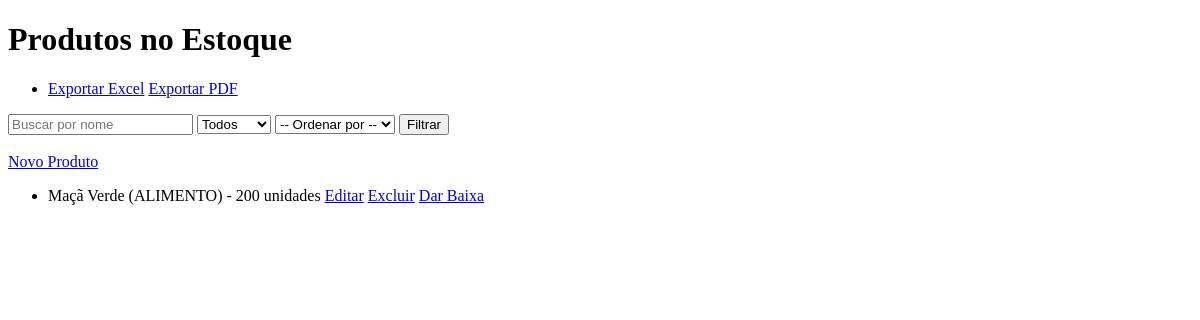
The app's page /produtos/, older data.
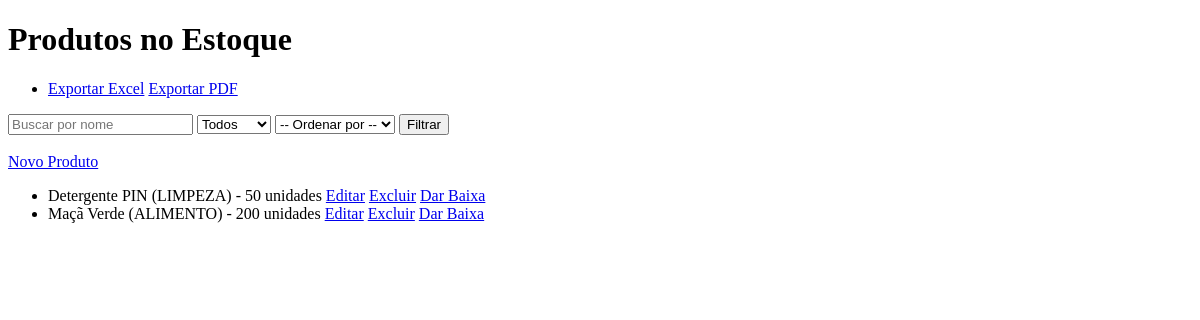
The same page, newer data.
### produtos/models.py (models this page shows, shortened)
class Produto(models.Model):
    id = models.AutoField(primary_key=True)
    nome = models.CharField(max_length=100)
    PRODUTO_TIPO = (
          ('ALIMENTO', 'Alimento'),
            ('LIMPEZA', 'Limpeza'),
            ('ESCOLAR', 'Escolar'),
            ('OUTROS', 'Outros'),
    )
    tipo = models.CharField(max_length=50, choices=PRODUTO_TIPO, default='OUTROS')
    quantidade = models.PositiveIntegerField()
    data_fabricacao = models.DateField()
    data_validade = models.DateField()
    observacoes = models.TextField(blank=True, null=True)
    class Meta:
        ordering = ['nome']
        verbose_name = 'Produto do Estoque'
        verbose_name_plural = 'Produtos do Estoque'
        db_table = 'tb_produto'
        get_latest_by = 'data_validade'

### produtos/views.py (the view)
# urls.py: path('', views.listar_produtos, name='listar_produtos'),
def listar_produtos(request):
    produtos = Produto.objects.all()
    busca = request.GET.get('buscar')
    if busca:
        produtos = produtos.filter(nome__icontains=busca)
    tipo = request.GET.get('tipo')
    if tipo:
        produtos = produtos.filter(tipo=tipo)
    ordem = request.GET.get('ordem')
    if ordem == 'nome':
        produtos = produtos.order_by('nome')
    elif ordem == 'quantidade':
        produtos = produtos.order_by('-quantidade')
    return render(request, 'produtos/listar.html', {
        'produtos': produtos,
        'tipos': Produto.PRODUTO_TIPO,
        'busca': busca or '',
        'tipo_selecionado': tipo or 'TODOS',
        'ordem': ordem or '',
    })

### produtos/templates/produtos/listar.html (shortened to what this page needs)
<!DOCTYPE html>
<head>
</head>
<body>
    <h1>Produtos no Estoque</h1>
    <ul>
        <li>
            <a href="{% url 'exportar_excel' %}">Exportar Excel</a>
            <a href="{% url 'exportar_pdf' %}">Exportar PDF</a>
        </li>
    </ul>
    <form method="get">
        <input type="text" name="buscar" placeholder="Buscar por nome" value="{{ busca }}">
        <select name="tipo">
            <option value="TODOS" {% if tipo_selecionado == "TODOS" %}selected{% endif %}>Todos</option>
        </select>
        <select name="ordem">
            <option value="">-- Ordenar por --</option>
        </select>
        <button type="submit">Filtrar</button>
    </form><br>
    <a href="{% url 'cadastrar_produto' %}">Novo Produto</a>
    <ul>
        {% for produto in produtos %}
        <li>
            {{ produto.nome}} ({{ produto.tipo}}) - {{produto.quantidade}} unidades
            <a href="{% url 'editar_produto' produto.id %}">Editar</a>
            <a href="{% url 'excluir_produto' produto.id %}">Excluir</a>
            <a href="{% url 'baixar_estoque' produto.id %}">Dar Baixa</a>
        </li>
        {% empty %}
        <li>Nenhum produto cadastrado.</li>
        {% endfor %}
    </ul>
</body>
</html>

Row changes from the older to the newer data that the page shows:
added Produto: nome "Detergente PIN", tipo "LIMPEZA", quantidade "50"
